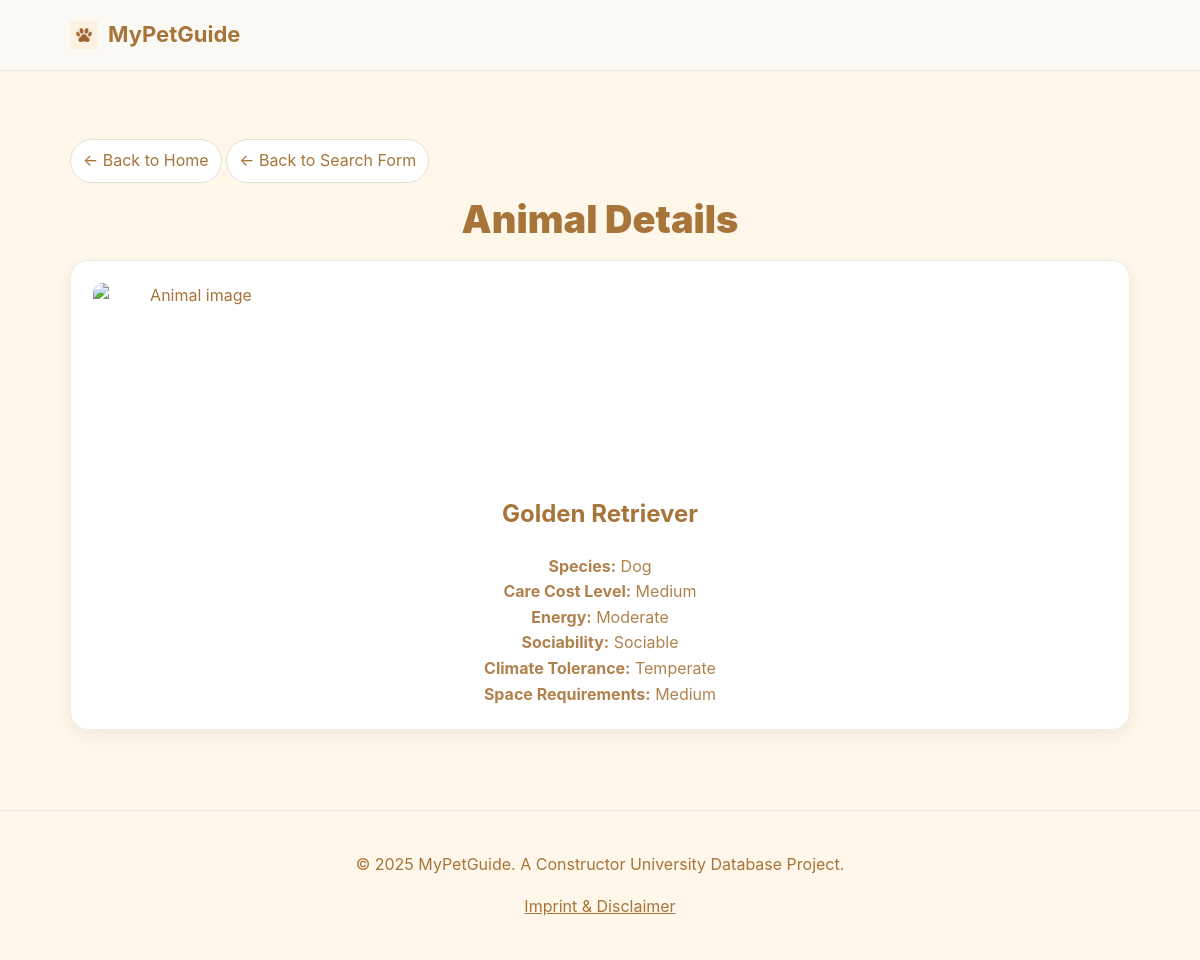
/search/search_high_cost_detail.php?id=1, run on the app's committed database.
### tables this page shows
CREATE TABLE Animal (
    animal_id INT AUTO_INCREMENT PRIMARY KEY,

    avg_size ENUM('Small','Medium','Large') NOT NULL,
    vocality ENUM('Quiet','Average','Loud') NOT NULL,
    shedding ENUM('Low','Medium','High') NOT NULL,
    temperament ENUM('Calm','Balanced','Playful') NOT NULL,
    energy ENUM('Laid_back','Moderate','Active') NOT NULL,
    sociability ENUM('Reserved','Indifferent','Sociable') NOT NULL,
    assertiveness ENUM('Submissive','Balanced','Assertive') NOT NULL DEFAULT 'Balanced',
    independence ENUM('Dependent','Moderate','Independent') NOT NULL,
    
    climate_tolerance ENUM('Cold','Temperate','Hot','Humid','Dry','Adaptable') NOT NULL DEFAULT 'Adaptable',
    space_requirements ENUM('Small','Medium','Large') NOT NULL,

    care_cost_level ENUM('Low','Medium','High') NOT NULL,
    hypoallergenic BOOLEAN NOT NULL DEFAULT FALSE
);

### search/search_high_cost_detail.php (the view, shortened to what this page needs)
<?php include '../db/db_connect.php'; ?>
<!DOCTYPE html>
<html lang="en">
<head>
  <link rel="stylesheet" href="../css/style.css">
</head>
<body>
<header class="header">
  <div class="container header-inner">
    <div class="brand">
      <img src="../img/logo.png" alt="logo" width="28" height="28">
      <span class="brand-title">MyPetGuide</span>
    </div>
  </div>
</header>
<main class="section">
  <div class="container">
    <a href="../index.html" class="back-home">← Back to Home</a>
    <a href="search_high_cost_form.php" class="back-home">← Back to Search Form</a>
    <h1 class="h1" style="font-size:38px;">Animal Details</h1>
<?php
$id = $_GET['id'];
$stmt = $conn->prepare("
    SELECT a.*,
           COALESCE(d.breed_name, c.breed_name, b.breed_name) AS breed_name,
           CASE
              WHEN d.animal_id IS NOT NULL THEN 'Dog'
              WHEN c.animal_id IS NOT NULL THEN 'Cat'
              WHEN b.animal_id IS NOT NULL THEN 'Bird'
           END AS species,
           COALESCE(d.image_url, c.image_url, b.image_url) AS image_url
    FROM Animal a
    LEFT JOIN Dog d ON a.animal_id = d.animal_id
    LEFT JOIN Cat c ON a.animal_id = c.animal_id
    LEFT JOIN Bird b ON a.animal_id = b.animal_id
    WHERE a.animal_id = ?
");
$stmt->bind_param("i", $id);
$stmt->execute();
$result = $stmt->get_result();
if ($row = $result->fetch_assoc()) {
    echo "<div class='card' style='margin-top:20px; text-align:center;'>
            <img src='" . htmlspecialchars($row['image_url'] ?: '../img/no-image.png') . "'
                 alt='Animal image' style='width:200px; height:200px; object-fit:cover; border-radius:10px;'>
            <h2 style='margin-top:12px;'>" . htmlspecialchars($row['breed_name']) . "</h2>
            <p><strong>Species:</strong> " . htmlspecialchars($row['species']) . "</p>
            <p><strong>Care Cost Level:</strong> " . htmlspecialchars($row['care_cost_level']) . "</p>
            <p><strong>Energy:</strong> " . htmlspecialchars($row['energy']) . "</p>
            <p><strong>Sociability:</strong> " . htmlspecialchars($row['sociability']) . "</p>
            <p><strong>Climate Tolerance:</strong> " . htmlspecialchars($row['climate_tolerance']) . "</p>
            <p><strong>Space Requirements:</strong> " . htmlspecialchars($row['space_requirements']) . "</p>
          </div>";
} else {
    echo "<p>Animal not found.</p>";
}
?>
  </div>
</main>
<footer class="footer">
  <div class="container">
    <p>© 2025 MyPetGuide. A Constructor University Database Project.</p>
    <p style="margin-top: 8px;">
      <a href="../imprint.html" class="gradlink">Imprint & Disclaimer</a>
    </p>
  </div>
</footer>
</body>
</html>

### css/style.css (style rules this page uses)
:root { --text-brown: #A7743A; --pink: #FF6B7D; --pink-light: #FFC2CC; --hover-blue: #7DB5FF; --cream: #FFF4D6; --peach: #F6C090; --beige-dark: #E8BE8A; --primary: var(--text-brown); --bg: #FFF7EA; --card-bg: #fff; }
* { box-sizing: border-box; }
body { margin: 0; font-family: Inter, Arial, sans-serif; background: var(--bg); color: var(--primary); line-height: 1.6; }
a { color: inherit; text-decoration: none; }
.container { max-width: 1100px; margin: 0 auto; padding: 0 20px; }
.header { position: sticky; top: 0; background: rgba(250,249,246,0.85); border-bottom: 1px solid #E8E6E0; backdrop-filter: blur(5px); z-index: 10; }
.header-inner { display: flex; justify-content: space-between; align-items: center; height: 70px; }
.brand { display: flex; align-items: center; gap: 10px; font-weight: bold; }
.brand-title { color: var(--text-brown); font-size: 22px; }
.h1 { font-size: 56px; line-height: 1.1; margin: 0; color: var(--text-brown); font-weight: 900; text-align: center; }
.section { padding: 60px 0 80px; }
.card { background: var(--card-bg); border-radius: 18px; padding: 22px; border: 1px solid #EEECE6; box-shadow: 0 6px 20px rgba(20,20,20,0.06); display: flex; flex-direction: column; min-height: 200px; transition: 0.2s; }
.card p { margin: 0; color: var(--text-brown); opacity: 0.9; }
html, body { height: 100%; }
body { display: flex; flex-direction: column; min-height: 100vh; }
main { flex: 1; }
.footer { border-top: 1px solid #E8E6E0; padding: 25px 0; text-align: center; color: var(--text-brown); }
.footer a { margin: 0 10px; text-decoration: underline; color: var(--text-brown); }
.back-home { display: inline-block; margin: 8px 0 16px; padding: 8px 12px; border: 1px solid #E1E1DC; border-radius: 999px; background: #fff; color: var(--text-brown); transition: 0.2s; }

### data on the page
animal: care_cost_level "Medium", energy "Moderate", sociability "Sociable", climate_tolerance "Temperate", space_requirements "Medium"

### other printed values
$row['breed_name'] "Golden Retriever"
$row['species'] "Dog"
